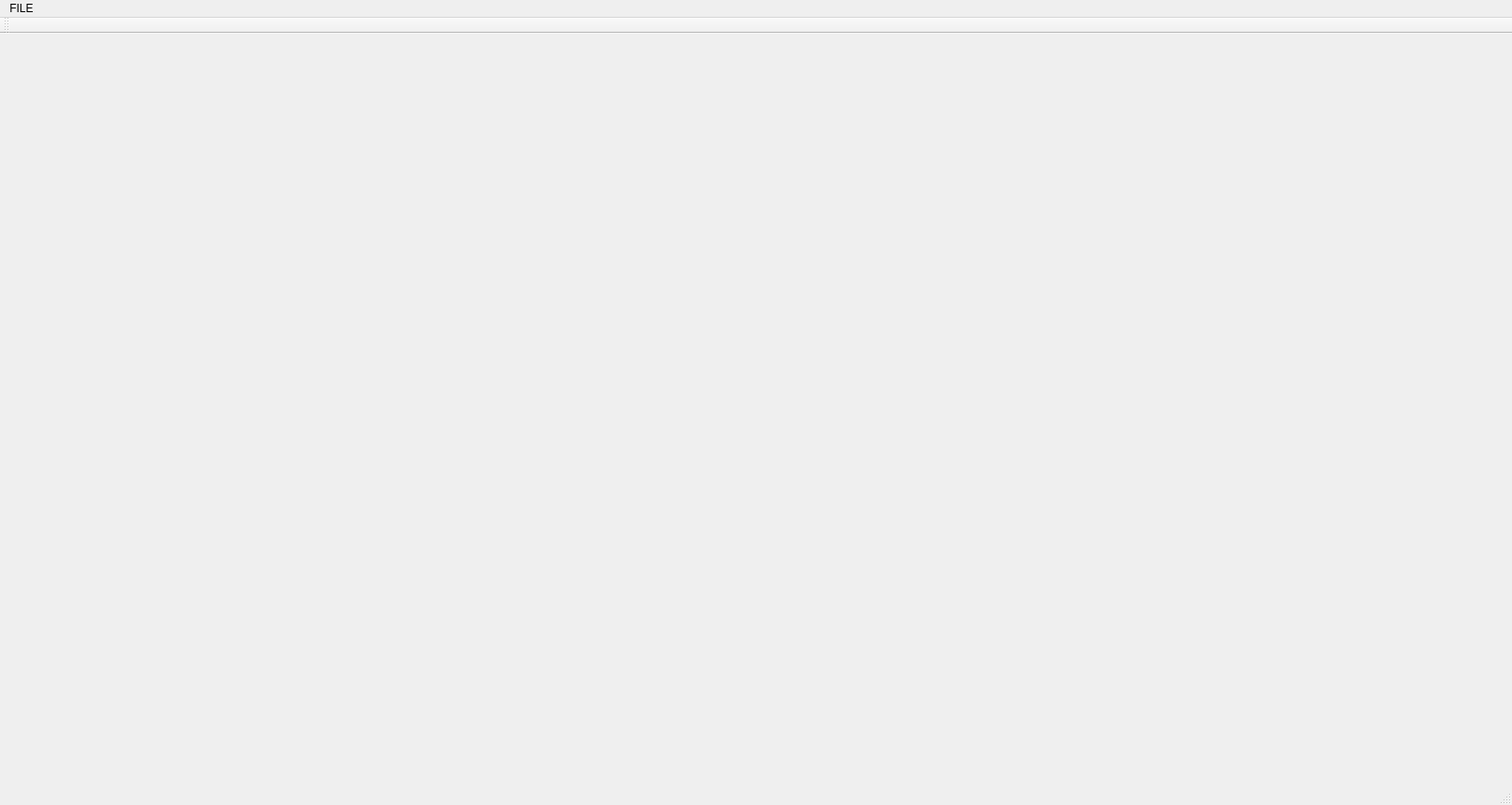
<?xml version="1.0" encoding="UTF-8"?>
<ui version="4.0">
 <class>LassoClass</class>
 <widget class="QMainWindow" name="LassoClass">
  <property name="geometry">
   <rect>
    <x>0</x>
    <y>0</y>
    <width>1617</width>
    <height>861</height>
   </rect>
  </property>
  <property name="windowTitle">
   <string>Lasso</string>
  </property>
  <widget class="QWidget" name="centralWidget">
   <widget class="QLabel" name="label">
    <property name="geometry">
     <rect>
      <x>10</x>
      <y>0</y>
      <width>50</width>
      <height>40</height>
     </rect>
    </property>
    <property name="sizePolicy">
     <sizepolicy hsizetype="Fixed" vsizetype="Fixed">
      <horstretch>0</horstretch>
      <verstretch>0</verstretch>
     </sizepolicy>
    </property>
    <property name="minimumSize">
     <size>
      <width>50</width>
      <height>40</height>
     </size>
    </property>
    <property name="maximumSize">
     <size>
      <width>50</width>
      <height>40</height>
     </size>
    </property>
    <property name="text">
     <string/>
    </property>
   </widget>
   <widget class="QLabel" name="label_2">
    <property name="geometry">
     <rect>
      <x>30</x>
      <y>50</y>
      <width>1080</width>
      <height>1080</height>
     </rect>
    </property>
    <property name="sizePolicy">
     <sizepolicy hsizetype="Fixed" vsizetype="Fixed">
      <horstretch>0</horstretch>
      <verstretch>0</verstretch>
     </sizepolicy>
    </property>
    <property name="minimumSize">
     <size>
      <width>1080</width>
      <height>1080</height>
     </size>
    </property>
    <property name="maximumSize">
     <size>
      <width>500</width>
      <height>400</height>
     </size>
    </property>
    <property name="text">
     <string/>
    </property>
   </widget>
  </widget>
  <widget class="QMenuBar" name="menuBar">
   <property name="geometry">
    <rect>
     <x>0</x>
     <y>0</y>
     <width>1617</width>
     <height>23</height>
    </rect>
   </property>
   <widget class="QMenu" name="menuFILE">
    <property name="title">
     <string>FILE</string>
    </property>
    <addaction name="actionINPUT"/>
    <addaction name="actionSEARCH"/>
   </widget>
   <addaction name="menuFILE"/>
  </widget>
  <widget class="QToolBar" name="mainToolBar">
   <attribute name="toolBarArea">
    <enum>TopToolBarArea</enum>
   </attribute>
   <attribute name="toolBarBreak">
    <bool>false</bool>
   </attribute>
  </widget>
  <widget class="QStatusBar" name="statusBar"/>
  <action name="actionINPUT">
   <property name="text">
    <string>INPUT</string>
   </property>
  </action>
  <action name="actionSEARCH">
   <property name="text">
    <string>SEARCH</string>
   </property>
  </action>
 </widget>
 <layoutdefault spacing="6" margin="11"/>
 <resources>
  <include location="Lasso.qrc"/>
 </resources>
 <connections/>
</ui>
